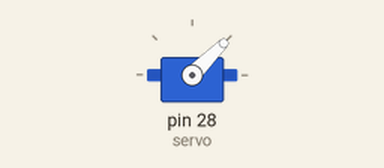
Bench run of a program on a simulated MicroPython board. Parts: servo. Servo angles are drawn from the pulse width (0.5 ms = 0°, 2.5 ms = 180°); what the program prints to the serial console is not drawn.

Above: at 0.05 s.
At 2.05 s:
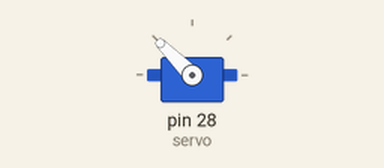
At 4.0 s:
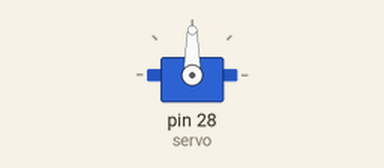
Timing chart, 0 to 5.2 s (numbered marks = the images above):
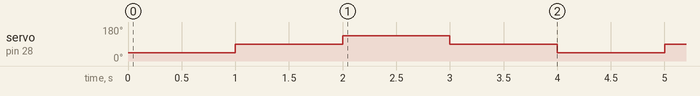

The program:

servo_duty_ns_2.py
```python
from machine import Pin, PWM
from time import sleep

servo_gpio = 28  # LED at GPIO28
servo = Pin(servo_gpio)
servo_pwm = PWM(servo)
servo_pwm.freq(50)  # 20 ms = 20000 us = 20000000 ns
# Servo standard values
servo_left = 1000000  # 5% of 20000000 ns
servo_mid = 1500000  # 7.5% of 20000000 ns
servo_right = 2000000  # 10% of 20000000 ns

print("Servo turning...")
led_duty_list = [servo_left, servo_mid, servo_right, servo_mid]
try:
    while True:
        for duty in led_duty_list:
            servo_pwm.duty_ns(duty)
            sleep(1)
except KeyboardInterrupt:
    print("Program aborted.")
    servo_pwm.duty_ns(servo_mid)
    servo_pwm.deinit()
```

Measured:
- by itself, servo on pin 28 (servo): repeats every 4.0 s: 135° 1.0 s, 90° 1.0 s, 45° 1.0 s, 90° 1.0 s
